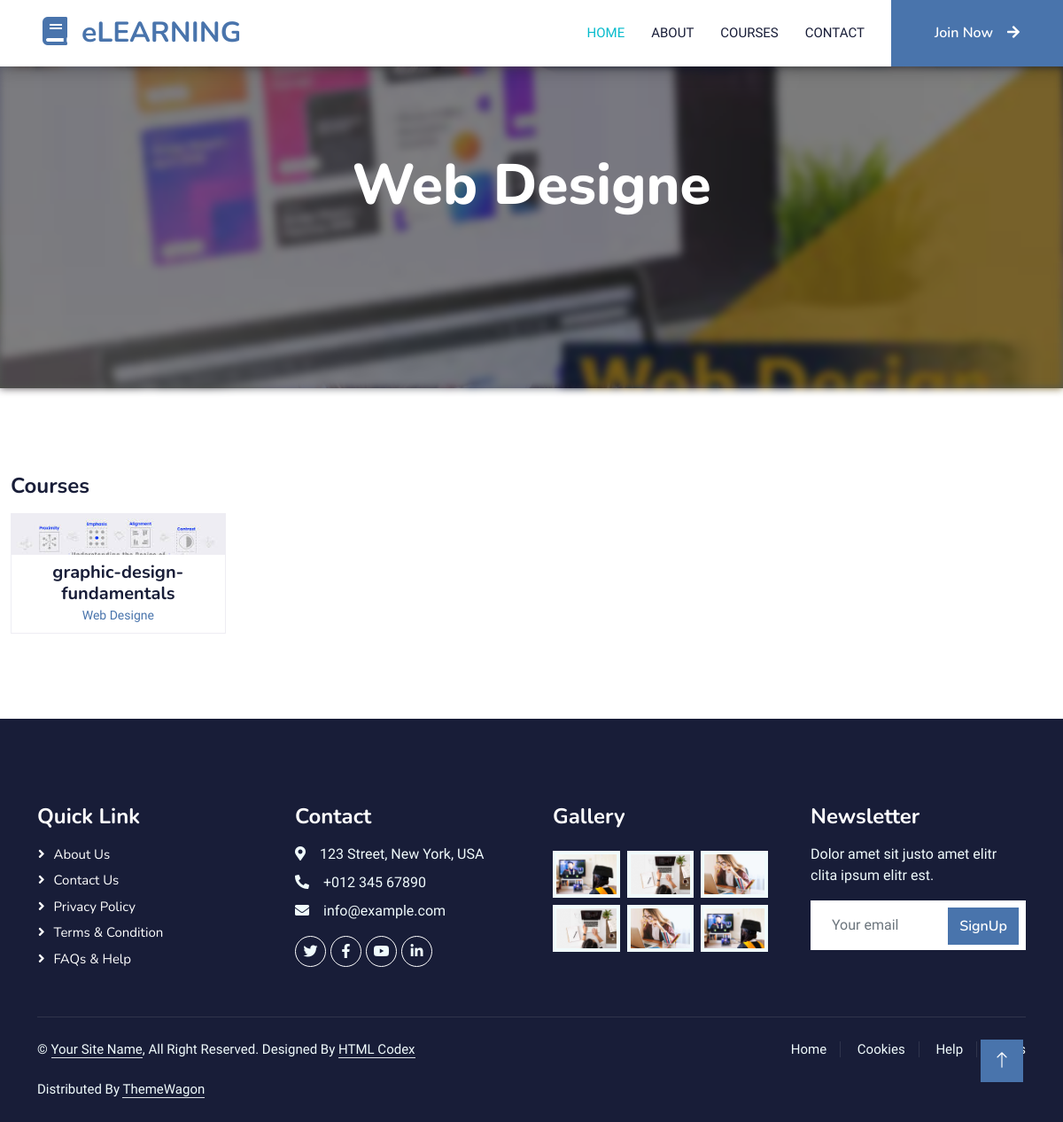
Screenshot of /category_detail/5 with the database file from the repository.
### courses/models.py (models this page shows, shortened)
class CourseCategory(models.Model):
    name = models.CharField(max_length=255)
    description = models.TextField()
    image = models.ImageField(upload_to="category/")
    created_at = models.DateTimeField(auto_now_add=True)
    class Meta:
        verbose_name_plural = "Course Categories"

class Course(models.Model):
    name = models.CharField(max_length=255)
    image = models.ImageField(upload_to="course/")
    category = models.ForeignKey(
        CourseCategory, related_name="courses", on_delete=models.CASCADE
    )
    description = models.TextField()
    created_at = models.DateTimeField(auto_now_add=True)

### courses/views.py (the view)
# urls.py: path("category_detail/<int:category_id>", category_detail, name="category_detail"),
def category_detail(request, category_id):
    category = CourseCategory.objects.get(id=category_id)
    return render(
        request, "courses/category_detail.html", context={"category": category}
    )

### courses/templates/courses/category_detail.html (shortened to what this page needs)
{% extends 'base.html' %}
{% load static %}
{% block content %}
  <div class="container-fluid bg-primary py-5 mb-5 page-header position-relative">
    <div class="w-100 h-100 position-absolute top-0 start-0">
      <img class="w-100 h-100" src="{{ category.image.url }}" alt="" style="object-fit: cover; filter: brightness(0.5) blur(5px);z-index: -1;" />
    </div>
    <div class="container py-5">
      <div class="row justify-content-center">
        <div class="col-lg-10 text-center">
          <div>
            <h1 class="display-3 text-white animated slideInDown">{{ category.name }}</h1>
            <h2>{{ category.description }}</h2>
          </div>
          <nav aria-label="breadcrumb">
            <ol class="breadcrumb justify-content-center">
              <li class="breadcrumb-item">
                <a class="text-white" href="{% static '#' %}">Home</a>
              </li>
              <li aria-current="page" class="breadcrumb-item text-white active">Category Detail</li>
            </ol>
          </nav>
        </div>
      </div>
    </div>
  </div>
  <div class="container-xxl py-5">
    <div class="row g-4">
      <div class="col-lg-8 col-md-12 wow fadeInUp" data-wow-delay="0.3s">
        <h4 class="mb-3">Courses</h4>
        <div class="row g-4">
          {% for course in category.courses.all %}
              <div class="col-lg-4 col-md-6" onclick="window.location.href='{% url 'courses:course_detail' course.id %}';" style="cursor: pointer;">
                <div class="position-relative overflow-hidden">
                  <div class="bg-white text-center position-absolute bottom-0 end-0 py-2 px-3" style="margin: 1px;">
                    <h5 class="m-0">{{ course.name }}</h5>
                    <small class="text-primary">{{ course.category.name }}</small>
                  </div>
                </div>
              </div>
          {% endfor %}
        </div>
      </div>
    </div>
  </div>
{% endblock %}

### static/css/style.css (style rules this page uses)
:root { --primary: #06BBCC; --light: #F0FBFC; --dark: #181d38; }
.page-header { background: linear-gradient(rgba(24, 29, 56, .7), rgba(24, 29, 56, .7)), url(../img/carousel-1.jpg); background-position: center center; background-repeat: no-repeat; background-size: cover; }
.breadcrumb-item + .breadcrumb-item::before { color: var(--light); }

### rows the page displays
CourseCategory: image (picture), name "Web Designe"
Course: name "graphic-design-fundamentals", category.name "Web Designe"
